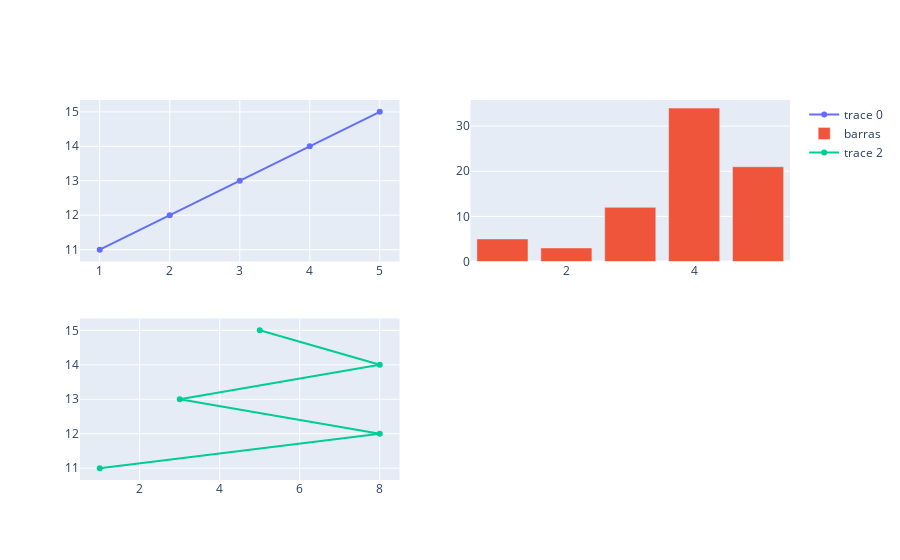

Here is the notebook cell this chart was saved with:
### Code cell
plot3 = go.Scatter( x=[1,8,3,8,5], y=[11,12,13,14,15], mode='lines+markers'   )
fig.add_trace(plot3, row=2, col=1)

### Figure 1 — Plotly figure (JSON) as saved in the notebook; plotly's stock layout.template omitted (floating-point values rounded to 4 significant figures)
{"data": [{"mode": "lines+markers", "type": "scatter", "x": [1, 2, 3, 4, 5], "xaxis": "x", "y": [11, 12, 13, 14, 15], "yaxis": "y"}, {"name": "barras", "type": "bar", "x": [1, 2, 3, 4, 5], "xaxis": "x2", "y": [5, 3, 12, 34, 21], "yaxis": "y2"}, {"mode": "lines+markers", "type": "scatter", "x": [1, 8, 3, 8, 5], "xaxis": "x3", "y": [11, 12, 13, 14, 15], "yaxis": "y3"}], "layout": {"xaxis": {"anchor": "y", "domain": [0, 0.45]}, "xaxis2": {"anchor": "y2", "domain": [0.55, 1]}, "xaxis3": {"anchor": "y3", "domain": [0, 0.45]}, "xaxis4": {"anchor": "y4", "domain": [0.55, 1]}, "yaxis": {"anchor": "x", "domain": [0.575, 1]}, "yaxis2": {"anchor": "x2", "domain": [0.575, 1]}, "yaxis3": {"anchor": "x3", "domain": [0, 0.425]}, "yaxis4": {"anchor": "x4", "domain": [0, 0.425]}}}
